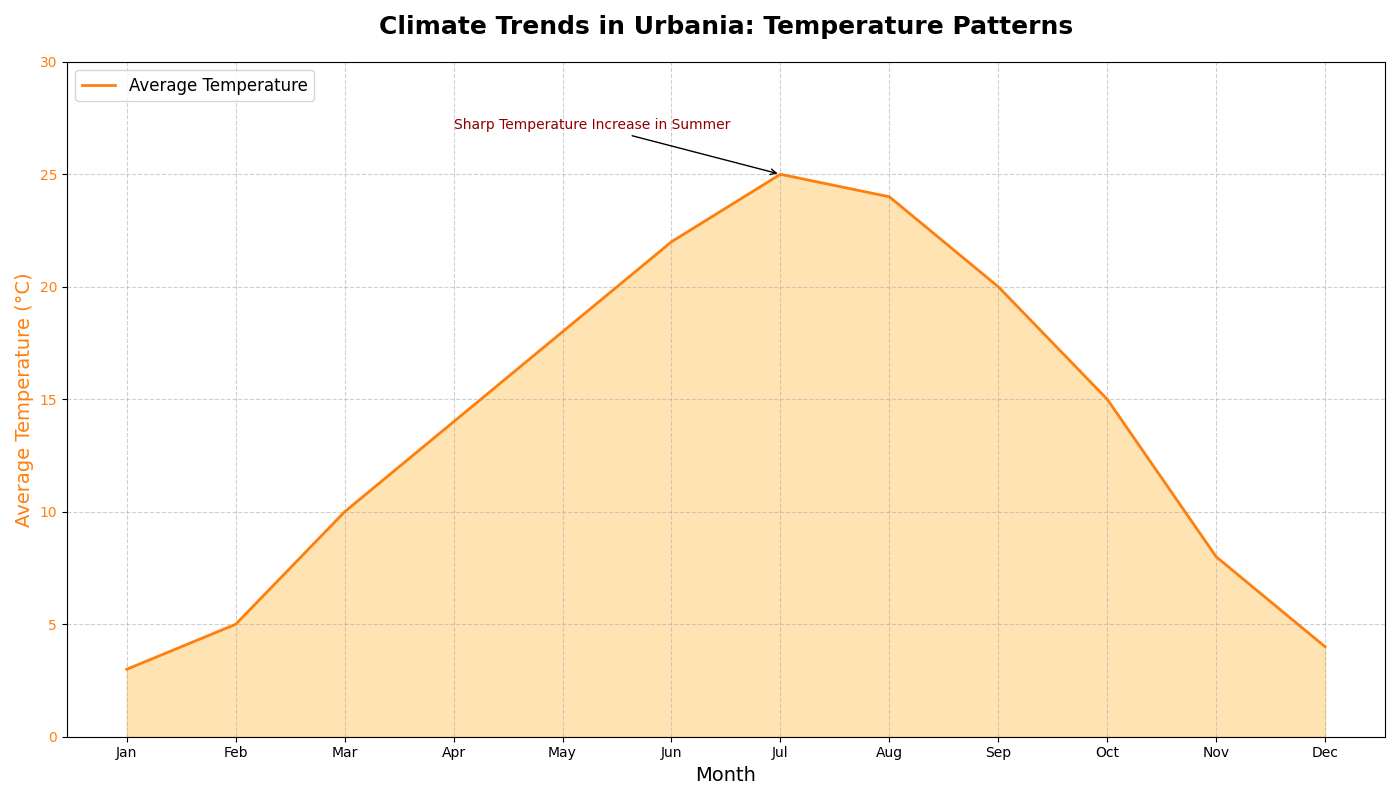

Python code for this plot:
import matplotlib.pyplot as plt
import numpy as np

# Months of the year
months = np.array(['Jan', 'Feb', 'Mar', 'Apr', 'May', 'Jun', 'Jul', 'Aug', 'Sep', 'Oct', 'Nov', 'Dec'])

# Average temperature data (in °C)
avg_temp = np.array([3, 5, 10, 14, 18, 22, 25, 24, 20, 15, 8, 4])

# Plotting the chart
fig, ax1 = plt.subplots(figsize=(14, 8))

# Setup primary (left) y-axis for temperature
ax1.set_title("Climate Trends in Urbania: Temperature Patterns", fontsize=18, fontweight='bold', pad=20)
ax1.set_xlabel("Month", fontsize=14)
ax1.set_ylabel("Average Temperature (°C)", fontsize=14, color='tab:orange')
ax1.plot(months, avg_temp, color='tab:orange', label='Average Temperature', linewidth=2)
ax1.fill_between(months, avg_temp, color='orange', alpha=0.3)
ax1.tick_params(axis='y', labelcolor='tab:orange')
ax1.set_ylim(0, 30)

# Configure legend
ax1.legend(loc='upper left', fontsize=12)

# Adding grid for better readability
ax1.grid(True, linestyle='--', alpha=0.6)

# Annotation to highlight significant changes
ax1.annotate('Sharp Temperature Increase in Summer', xy=('Jul', 25), xytext=('Apr', 27),
             arrowprops=dict(facecolor='red', arrowstyle='->'), fontsize=10, color='darkred')

# Automatically adjust layout for readability
plt.tight_layout()

# Show plot
plt.show()
